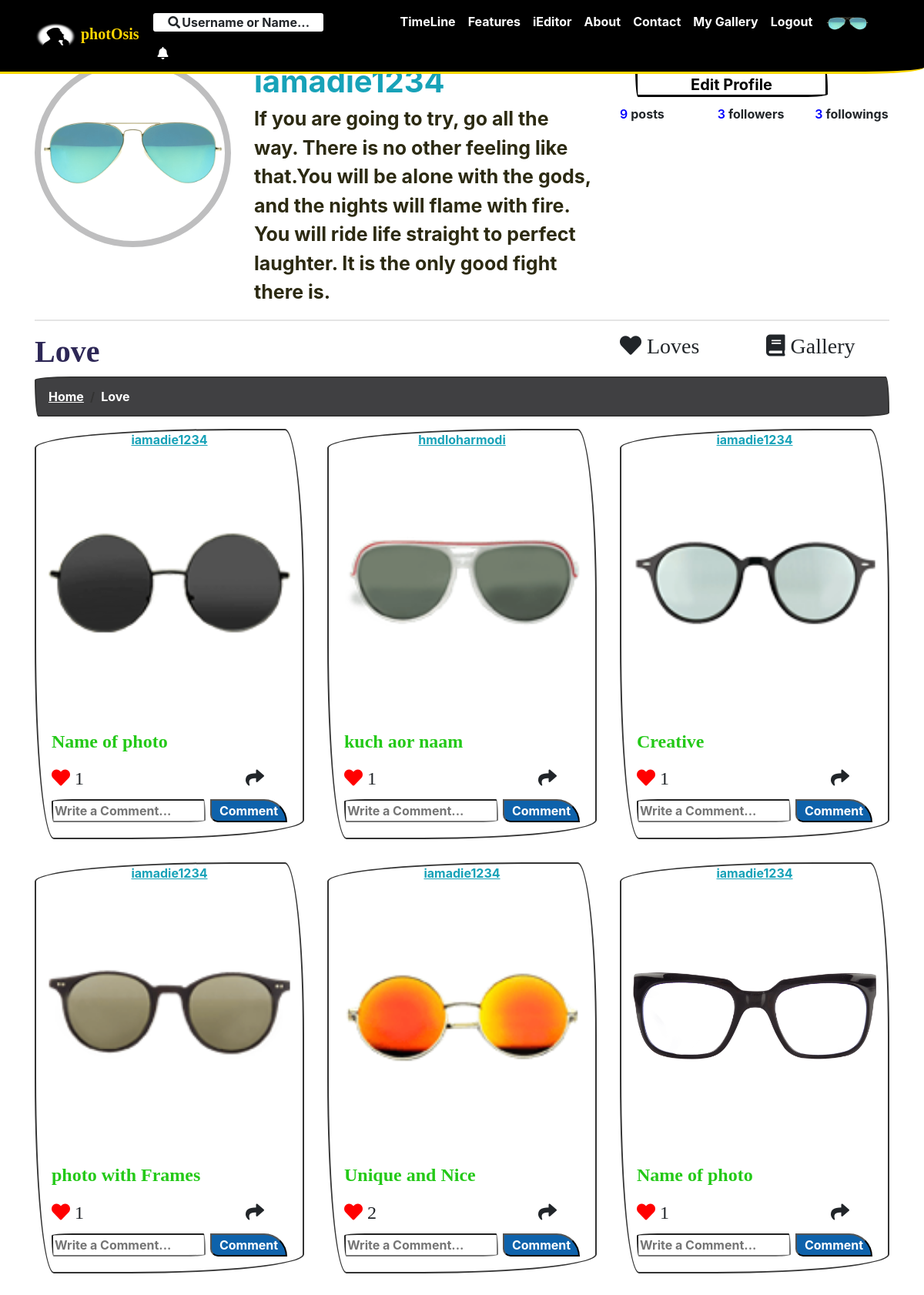
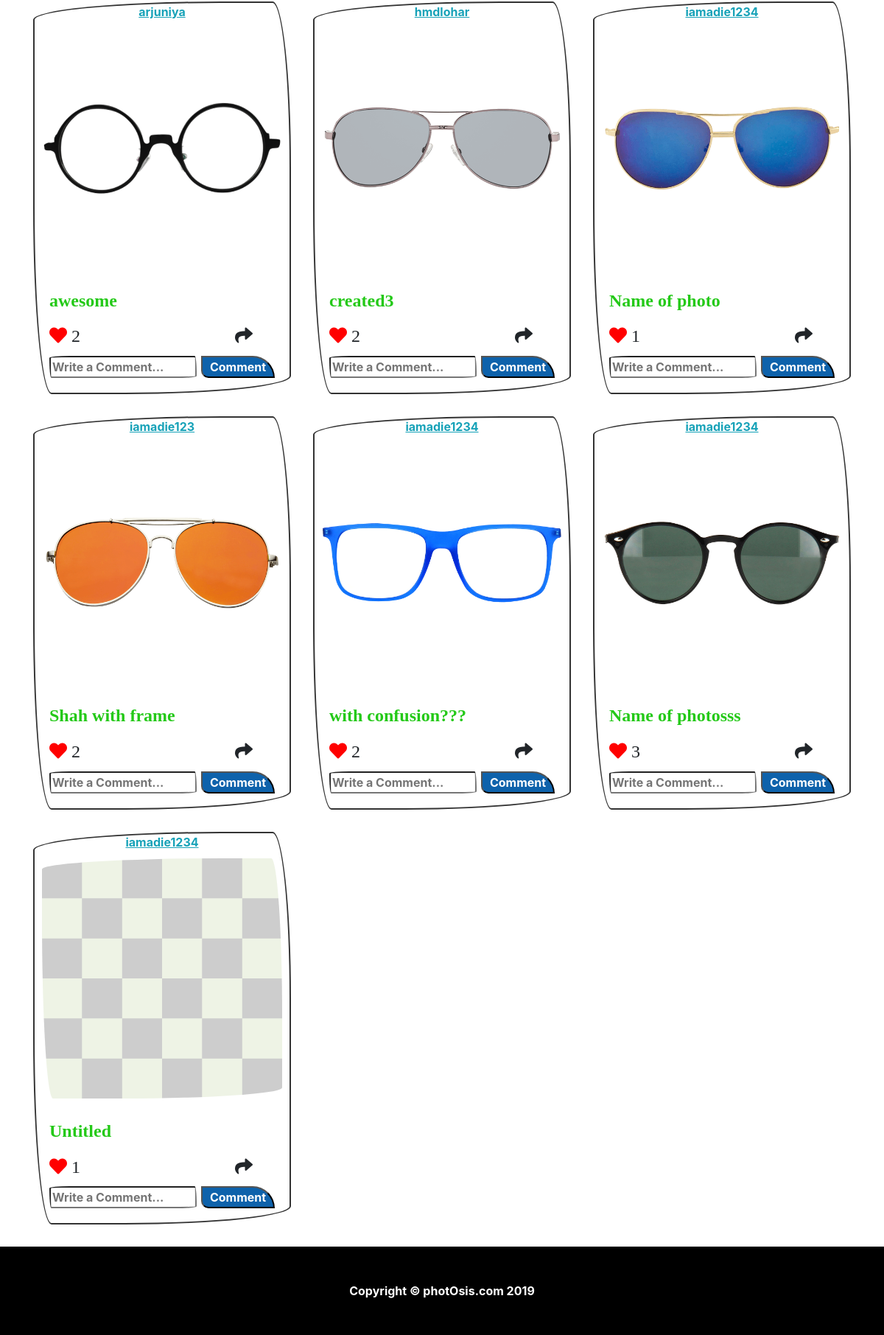
The app's page /love.php (signed in) with its own data (2 pictures, top to bottom).
### tables this page shows
CREATE TABLE `users` (
  `id` int(11) NOT NULL,
  `name` varchar(100) NOT NULL,
  `username` varchar(100) NOT NULL,
  `email` varchar(100) NOT NULL,
  `password` varchar(100) NOT NULL,
  `fav_quote` varchar(250) NOT NULL,
  `dob` date NOT NULL,
  `gender` int(2) NOT NULL,
  `status` int(2) NOT NULL,
  `profile_pic_status` int(3) NOT NULL,
  `login_status` int(3) NOT NULL
);

CREATE TABLE `user_photos` (
  `id` int(11) NOT NULL,
  `name` varchar(255) NOT NULL,
  `description` varchar(1000) NOT NULL,
  `user_id` int(11) NOT NULL,
  `status` int(11) NOT NULL,
  `time` datetime NOT NULL
);

### dbfiles/db.php (called while the page is built, shortened)
<?php
$db=Array(
	"host"=>"localhost",
	"username"=>"root",
	"password"=>"",
	"name"=>"iEdit"
);
function sql_query($query)
{
	global $db;
	$con=mysqli_connect($db['host'],$db['username'],$db['password'],$db['name']);
	$arr=[];
	$res=mysqli_query($con,$query);
	while ($row=mysqli_fetch_assoc($res)) {
		$arr[]=$row;
	}
	return $arr;
}
?>

### love.php (the view, shortened to what this page needs)
<?php
require_once "header.php";
$user=sql_query("select * from users where id={$_SESSION['userLogged']}");
$userPhotos=sql_query("SELECT  user_photos.description as description,users.id as uid,  users.name as uname, user_photos.name as pname,user_photos.id as pid,username, (case when EXISTS(select * from likes where user_id={$_SESSION['userLogged']} and photo_id=user_photos.id) then 1 else 0 end) as isLiked from user_photos,users where user_photos.user_id = users.id and user_photos.id in (Select photo_id from likes where user_id = {$_SESSION['userLogged']}) order by user_photos.time desc");
?>
<div class="container">
	<div class="row" style="margin-top:20px">
		<div class="col-lg-3">
			<a href="profile.php"><img class="rounded-circle " style="border:8px solid #bebebf;height:245px;width:255px;" src="<?php echo $profilePic?>">	</a>
		</div>
			<div class="col-lg-5">
				<div  class="text-info" style="font-size:40px; text-decoration:none;">
					<?php
						foreach ($user as $key => $value)
							echo $value['username'];
					?>
				</div>
				<div class="" style="font-size:25px;text-decoration:none;font-weight:bold; color:#232108f5;">
					<?php
						foreach ($user as $key => $value)
							echo $value['fav_quote'];
					?>
				</div>
			</div>
				<div class="col-lg-4">
<?php
	if($user[0]['id']== $_SESSION['userLogged'] ){
		echo '<a class="btn btn-primary" href="profile.php"style=";color:black;width:250px;height:40px;margin-top:10px;margin-left:20px;font-weight:bold;font-size:20px; background-color:white; border:3px solid black;"  class="breadcrumb">
						Edit Profile
					</a>';
	}
?>
					<div class="row" style="margin-top:10px">
						<div class="col-lg-4" >
							<span style="font-weight:600; color:blue;">
								<?php
									$total_posts=sql_query("SELECT count(*) as pid from user_photos where user_id = {$_SESSION['userLogged']}");
									foreach ($total_posts as $key => $value)
									{
										echo $value['pid'].' ';
									}
								?>
							</span>posts
						</div>
						<div class="col-lg-4" >
							<span style="font-weight:600; color:blue;">
								<?php
									$total_follower=sql_query("SELECT count(*) as pid from follow where user_id = {$_SESSION['userLogged']}");
									foreach ($total_follower as $key => $value)
									{
										echo $value['pid'].' ';
									}
								?>
							</span>followers
						</div>
						<div class="col-lg-4" >
							<span style="font-weight:600; color:blue;">
								<?php
									$total_follower=sql_query("SELECT count(*) as pid from follow where user_id = {$_SESSION['userLogged']}");
									foreach ($total_follower as $key => $value)
									{
										echo $value['pid'].' ';
									}
								?>
							</span>followings
						</div>
					</div>
				</div>
	</div><hr>
    <div class="row">
		<div class="col-lg-8">
			<h1 class="" style="font-weight:bold; color:#2d2756;">Love</h1>
		</div>
		<div class="col-lg-2	">
				<h3 style="cursor:pointer;"onclick="window.location='love.php';"><i class="fa fa-heart"></i><?php echo " "?>Loves</h3>
		</div>
		<div class="col-lg-2 	" >
				<h3 style="cursor:pointer;"onclick="window.location='my-gallery.php';"><i class="fa fa-book"></i><?php echo " "?>Gallery</h3>
		</div>
    </div>
	<ol class="breadcrumb"style="background-color:#404042">
		<li class="breadcrumb-item">
			<a href="index.php"style="color:white">Home</a>
		</li>
		<li class="breadcrumb-item active"style="color:white">Love</li>
	</ol>
	<div class="row">
      	<?php
			foreach ($userPhotos as $key => $value)
			{
				$count=sql_query("select count(photo_id) as like_count from likes where photo_id={$value['pid']} ");
				echo '<div class="gallery col-lg-4 col-sm-6 portfolio-item">
			          <div class="card h-100 rounded">
		                <a href="love2.php?clicked-id='.$value['uid'].'" class="text-info" style="text-align:center;id="username" text-decoration:none;">'.$value['username'].'</a>
			            <img class="card-img-top rounded" data-id="'.$value['pid'].'" data-desc="'.$value["description"].'" style="padding:10px" src="user_photos/png/'
			            .$value['pid'].'.png" alt="error loading image">
			            <div class="card-body">
			              <h4 class="card-title">
			                <a href="#" class="text-left card-img-top" style="text-decoration:none;text-align:center;font-weight:bold; color:#1bc70ff5;">'.$value['pname'].'</a>
			                <div class="row"  style="margin-top:20px">';
			                if($value['isLiked'] == 1){
			                	echo '
								<div class="col-md-9">
									<div class="love"><i class="fa fa-heart" style="transition: color 0.5s;color:red;" onclick="fnDoUnlike(this,'.$value['pid'].')"> </i>
														<span id="count">'.$count[0]['like_count'].'</span></div>
								</div>';
			                }
			                else{
			                echo '
								<div class="col-md-9">
									<div class="love"><i class="fa fa-heart" style="transition: color 0.5s;" onclick="fnDoLike(this,'.$value['pid'].')"> </i>
														<span id="count">'.$count[0]['like_count'].'</span></div>
								</div>';
			                }
							echo '
								<div class="col-md-3">
									<div class=""><i class="fa fa-share" style="transition: color 0.5s;" onclick="fnDoLike(this)"> </i></div>
								</div>
			                </div>
			              </h4>
								<input type="text" id="comment_input"placeholder="Write a Comment..." style="font-weight:bold;width:200px;"><button onclick="writeComment(this,'.$value['pid'].')" id="comment_button"class="" style="border-radius:00px 30px 00px 10px;width:100px;float:right; background-color:#0e62ab;font-weight:bold;color:white">Comment</button>
			            </div>
			          </div>
			        </div>';
			}
		?>
    </div>
		</div>
<div>
<?php
require "footer.php";
?>

### css/modern-business.css (style rules this page uses)
body { padding-top: 54px; }
@media (min-width: 992px) { body { padding-top: 56px; } }
.portfolio-item { margin-bottom: 30px; }

### records on screen
users: username "iamadie1234", fav_quote "If you are going to try, go all the way. There is no other feeling like that.You will be alone with the gods, and the nights will flame with fire. You will ride life straight to perfect laughter. It is the only good fight there is."
user_photos: user.username "iamadie1234", shows a picture, name "Name of photo", like_count "1"
user_photos: user.username "hmdloharmodi", shows a picture, name "kuch aor naam", like_count "1"
user_photos: user.username "iamadie1234", shows a picture, name "Creative", like_count "1"
user_photos: user.username "iamadie1234", shows a picture, name "photo with Frames", like_count "1"
user_photos: user.username "iamadie1234", shows a picture, name "Unique and Nice", like_count "2"
user_photos: user.username "iamadie1234", shows a picture, name "Name of photo", like_count "1"
user_photos: user.username "arjuniya", shows a picture, name "awesome", like_count "2"
user_photos: user.username "hmdlohar", shows a picture, name "created3", like_count "2", $value['pid'] 10 (drawn)
user_photos: user.username "iamadie1234", shows a picture, name "Name of photo", like_count "1"
user_photos: user.username "iamadie123", shows a picture, name "Shah with frame", like_count "2"
user_photos: user.username "iamadie1234", shows a picture, name "with confusion???", like_count "2"
user_photos: user.username "iamadie1234", shows a picture, name "Name of photosss", like_count "3"
user_photos: user.username "iamadie1234", shows a picture, name "Untitled", like_count "1"

### other values on screen
$value['pid'] "9"
$value['pid'] "3"
